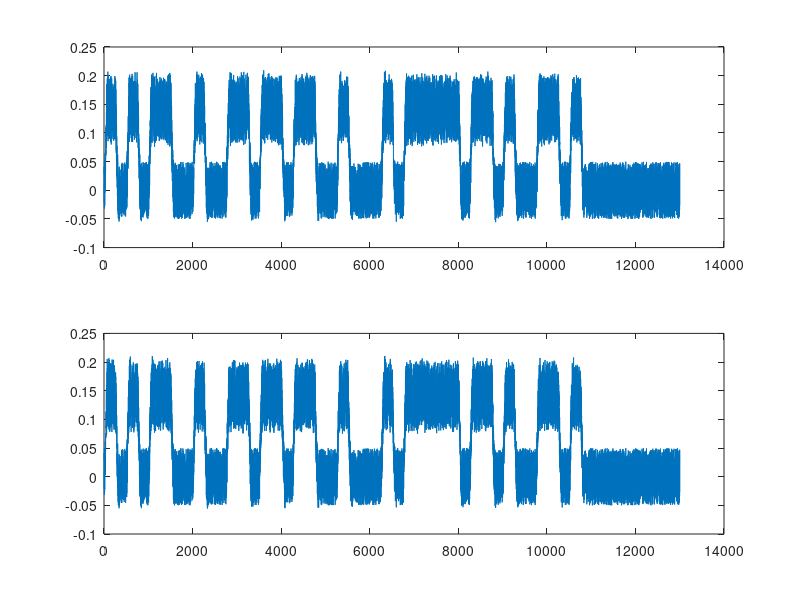

This chart was generated by the following MATLAB code:
samplerate = 100000 % samplerate 100ksamp/sec
symbolrate = 400 % 400 bits per sec
Noisefloor = -60
SNR = -3
ampvar = 0 % 0.4
jitt = 0 % 0.1
msg = 'AC9B645F69A00'


data1 = dec2bin(hex2dec(msg));

data = zeros(1,length(data1));
for i = 1:length(data1)
    data(i) = str2num(data1(i));
end

bitlength = samplerate / symbolrate; 
pwjitt = int16(jitt*bitlength);

%butterworth lowpass 1kHz cutoff
b = 1e-4.*[0.2915 0.8744 0.8744 0.2915];
a = [1 -2.8744 2.7565 -0.8819];

Noiseamp = 10^(Noisefloor/10)*1e5;

Sigamp = 10^(SNR/20)*Noiseamp;

%data=[1,0,1,0,1,1,0,0,1,0,0,1,1,0,1,0]
sig=repelem(data,bitlength);

amplitude = ones(1,length(sig));
amplitude(1:length(sig)/4) = 1-ampvar;
amplitude(length(sig)/4:length(sig)/2) = 1-ampvar/2;
amplitude(length(sig)/2:length(sig)-(length(sig)/4)) = 1;
amplitude(length(sig)-(length(sig)/4):length(sig)) = 1-ampvar;

if pwjitt >2
    sig_right = [zeros(1, pwjitt-1) sig(pwjitt:length(sig))];
    sig_left = [sig(pwjitt:length(sig)) zeros(1, pwjitt-1)];
    
    sig_short = sig & sig_right & sig_left;
    sig_long = sig | sig_right | sig_left;
    
    sig_comb = [sig_short(1:length(floor(sig_short)/2)-1) sig_long(length(floor(sig_short)/2)-1:length(sig_short)-1)];
else
    sig_comb = sig;
end

sig = filter(b,a,sig_comb); % channelwidth 1kHz

%backg1 = Noiseamp * (complex(rand(size(sig)),rand(size(sig))) - 0.5);
backg1 = Noiseamp * (rand(size(sig)) - 0.5);
backg1_i = Noiseamp * (rand(size(sig)) - 0.5);

backg = backg1 - backg1 .* sig;
backg_i = backg1_i - backg1_i .* sig;

%res=backg + (Sigamp * (amplitude .* sig)) + (Noiseamp/1 * sig .* rand(size(sig)));
res1=backg + (Sigamp * (amplitude .* sig)) + (Noiseamp/1 * sig .* rand(size(sig)));
res2=backg + (Sigamp * (amplitude .* sig)) + (Noiseamp/1 * sig .* rand(size(sig)));

res=complex(res1,res2);

subplot(2,1,1);
plot(imag(res));
subplot(2,1,2);
plot(real(res));


f = fopen ('matlab_IQ.raw', 'wb');
I = real(res);
Q = imag(res);
fwrite (f, [I Q].', 'float');
fclose (f);
